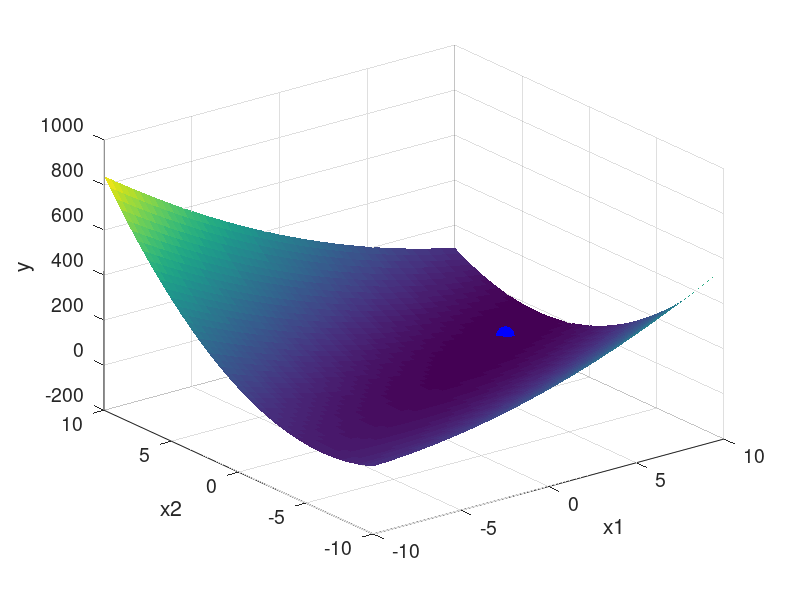

Source code (MATLAB): (Note: this script raises an error after producing the figure.)
addpath('../code')

set(0, 'defaultaxesfontsize', 14);
set(0, 'defaulttextfontsize', 14);


% исходные данные
F = @(X) 3*X(1)^2 - 3*X(1)*X(2) + X(2)^2 + 7*X(1) - 7*X(2);
X1 = X2 = linspace(-10, 10, 50)';
[XX1, XX2] = meshgrid(X1, X2);

YY = []; 
for i = 1:length(X1)
    Y = []; 
    for j = 1:length(X2)
        Y = [Y, F([X1(i) X2(j)])];
    end 
    YY = [YY; Y]; 
end

% вывод графика
surf(XX1, XX2, YY, 'edgecolor', 'none');
hold on
xlabel("x1");
ylabel("x2");
zlabel("y");


% поиск минимума 
X0 = [1 -2];
[Xm ym] = fminunc(F, X0)
plot3(Xm(2), Xm(1), ym, 'b.', 'MarkerSize', 40);

gradparams = struct(
    'h', 1);
[Xm, ym, n, Approx] = graddesc(F, X0, 0.5, 'primal', gradparams)
plot3(Xm(2), Xm(1), ym, 'r.', 'MarkerSize', 40);
plot3(Approx(:, 2), Approx(:, 1), Approx(:, 3), 'r', 'LineWidth', 3);


% количество вычислений в зависимости от масштаба (шага)
figure;
H = linspace(0.05, 0.8, 6);
for i = 1:length(H)
    subplot(2, 3, i);
    contour(XX1, XX2, YY, 20);
    hold on;

    [Xm, ym, n, Approx] = graddesc(F, X0, 0.5, H(i));
    plot(Xm(2), Xm(1), 'r.', 'MarkerSize', 20);
    plot(Approx(:, 2), Approx(:, 1), 'r', 'LineWidth', 3);
    title(['Шаг ', num2str(H(i)), ', Вычислений ', num2str(n)]);
end


pause
